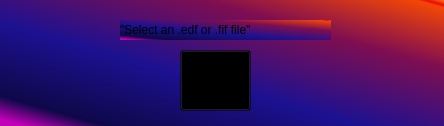
<?xml version="1.0" encoding="UTF-8"?>
<ui version="4.0">
 <class>NeuroClean</class>
 <widget class="QWidget" name="NeuroClean">
  <property name="geometry">
   <rect>
    <x>0</x>
    <y>0</y>
    <width>444</width>
    <height>126</height>
   </rect>
  </property>
  <property name="windowTitle">
   <string>Form</string>
  </property>
  <property name="styleSheet">
   <string notr="true">background-color:qlineargradient(spread:pad, x1:0, y1:1, x2:1, y2:0, stop:0.0284091 rgba(194, 0, 183,255), stop:0.119318 rgba(14, 8, 73, 255), stop:0.409091 rgba(28, 17, 145, 255), stop:0.727273 rgba(126,14, 81, 255), stop:0.965909 rgba(244, 70, 5, 255), stop:0.977273 rgba(234, 11, 11, 255), stop:1 rgba(255, 136, 0, 255));</string>
  </property>
  <widget class="QPushButton" name="pushButton">
   <property name="geometry">
    <rect>
     <x>180</x>
     <y>50</y>
     <width>71</width>
     <height>61</height>
    </rect>
   </property>
   <property name="styleSheet">
    <string notr="true">border-image:url(:/Cartella.png);
background: transparent;</string>
   </property>
   <property name="text">
    <string/>
   </property>
  </widget>
  <widget class="QLabel" name="label">
   <property name="geometry">
    <rect>
     <x>120</x>
     <y>20</y>
     <width>211</width>
     <height>20</height>
    </rect>
   </property>
   <property name="styleSheet">
    <string notr="true">background: transparent;font: 75 14pt \&quot;Yu Gothic\&quot;;color: rgb(255, 255, 255);
                                 text-align: center;</string>
   </property>
   <property name="text">
    <string>&quot;Select an .edf or .fif file&quot;</string>
   </property>
  </widget>
 </widget>
 <resources>
  <include location="resource.qrc"/>
 </resources>
 <connections/>
</ui>
